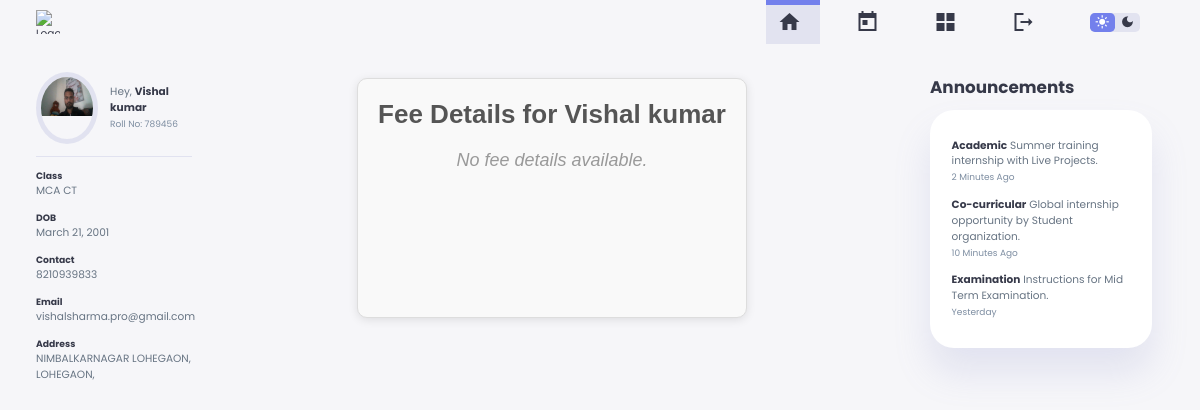
The app's page /student-fee-detail/ (signed in) with its own data.
### app1/models.py (models this page shows, shortened)
class Student(models.Model):
    user = models.OneToOneField(User, on_delete=models.CASCADE, related_name="student_profile")
    name = models.CharField(max_length=255)
    email = models.EmailField(max_length=255)
    phone_number = models.CharField(max_length=15)
    student_class = models.CharField(max_length=100)
    image = models.ImageField(upload_to='students/')
    authorized = models.BooleanField(default=False)
    roll_no = models.CharField(max_length=20)
    address = models.TextField()
    date_of_birth = models.DateField()
    joining_date = models.DateField()
    mother_name = models.CharField(max_length=255)
    father_name = models.CharField(max_length=255)

### app1/views.py (the view)
# urls.py: path('student-fee-detail/', views.student_fee_detail, name='student_fee_detail'),
@login_required
def student_fee_detail(request):
    student = get_object_or_404(Student, user=request.user)
    fee_details = Fee.objects.filter(student=student).order_by('-due_date')
    context = {
        'student': student,
        'fee_details': fee_details,
    }
    return render(request, 'student/student_fee_detail.html', context)

### templates/student/student_fee_detail.html (shortened to what this page needs)
{% load static %}
<!DOCTYPE html>
<html lang="en">
<head>
    <link rel="stylesheet" href="{% static 'style.css' %}">
</head>
<body>
    <header>
        <div class="logo" title="University Management System">
            <img src="https://apycoder.com/wp-content/uploads/2024/02/WhatsApp-Image-2024-02-10-at-2.31.50-PM-1.jpeg" alt="Logo">
        </div>
        <div class="navbar">
            <a href="{% url 'student_dashboard' %}" class="active">
                <span class="material-icons-sharp">home</span>
            </a>
            <a href="{%url 'student_attendance'%}" onclick="timeTableAll()">
                <span class="material-icons-sharp">today</span>
            </a>
            <a href="{% url 'student_fee_detail' %}">
                <span class="material-icons-sharp">grid_view</span>
            </a>
            <a href="{% url 'logout' %}">
                <span class="material-icons-sharp">logout</span>
            </a>
        </div>
        <div class="theme-toggler">
            <span class="material-icons-sharp active">light_mode</span>
            <span class="material-icons-sharp">dark_mode</span>
        </div>
    </header>
    <div class="container">
        <aside>
            <div class="profile">
                <div class="top">
                    <div class="profile-photo">
                        {% if student.image %}
                            <img src="{{ student.image.url }}" alt="Profile Photo">
                        {% else %}
                            <img src="{% static 'images/default_profile.jpg' %}" alt="Default Profile Photo">
                        {% endif %}
                    </div>
                    <div class="info">
                        <p>Hey, <b>{{ student.name }}</b></p>
                        <small class="text-muted">Roll No: {{ student.roll_no }}</small>
                    </div>
                </div>
                <div class="about">
                    <h5>Class</h5>
                    <p>{{ student.student_class }}</p>
                    <h5>DOB</h5>
                    <p>{{ student.date_of_birth }}</p>
                    <h5>Contact</h5>
                    <p>{{ student.phone_number }}</p>
                    <h5>Email</h5>
                    <p>{{ student.email }}</p>
                    <h5>Address</h5>
                    <p>{{ student.address }}</p>
                </div>
            </div>
        </aside>
        <div class="fee-container">
            <h1>Fee Details for {{ student.name }}</h1>
            <ul class="fee-list">
                {% for fee in fee_details %}
                    <li class="fee-record">
                        <p><strong>Total Fee:</strong> ₹{{ fee.total_fee }}</p>
                        <p><strong>Due Date:</strong> {{ fee.due_date }}</p>
                        <p><strong>Balance:</strong> ₹{{ fee.balance }}</p>
                        <span class="fee-status {% if not fee.paid %}unpaid{% endif %}">
                            {% if fee.paid %}Paid{% else %}Unpaid{% endif %}
                        </span>
                    </li>
                {% empty %}
                    <li class="no-fee-record">
                        <p>No fee details available.</p>
                    </li>
                {% endfor %}
            </ul>
        </div>
        <div class="right">
            <div class="announcements">
                <h2>Announcements</h2>
                <div class="updates">
                    <div class="message">
                        <p><b>Academic</b> Summer training internship with Live Projects.</p>
                        <small class="text-muted">2 Minutes Ago</small>
                    </div>
                    <div class="message">
                        <p><b>Co-curricular</b> Global internship opportunity by Student organization.</p>
                        <small class="text-muted">10 Minutes Ago</small>
                    </div>
                    <div class="message">
                        <p><b>Examination</b> Instructions for Mid Term Examination.</p>
                        <small class="text-muted">Yesterday</small>
                    </div>
                </div>
            </div>
        </div>
    </div>
</body>
</html>

### static/style.css (style rules this page uses)
:root { --color-primary: #7380ec; --color-danger: #ff7782; --color-success: #41f1b6; --color-warning: #ffbb55; --color-white: #fff; --color-info: #7d8da1; --color-dark: #363949; --color-light: rgba(132, 139, 200, 0.18); --color-dark-varient: #677483; --color-background: #f6f6f9; --card-border-radius: 2rem; --border-radius-1: 0.4rem; --border-radius-2: 1.2rem; --card-padding: 1.8rem; --box-shadow: 0 2rem 3rem var(--color-light) }
* { margin:0; padding: 0; text-decoration: none; list-style: none; box-sizing: border-box; }
html { font-size: 14px; scroll-behavior: smooth; }
body { font-family: 'Poppins', sans-serif; font-size: .88rem; background: var(--color-background); user-select: none; overflow-x: hidden; color: var(--color-dark); }
* { color: var(--color-dark); }
img { display: block; width: 100%; }
h1 { font-weight: 800; font-size: 1.8rem; }
h2 { font-size: 1.4rem; }
h5 { font-size: .77rem; }
small { font-size: .75rem; }
.text-muted { color: var(--color-info); }
p { color: var(--color-dark-varient); }
b { color: var(--color-dark); }
.container { position: relative; display: grid; width: 93%; margin: 0 3rem; gap: 1.8rem; grid-template-columns: 14rem auto 23rem; padding-top: 4rem; }
header { position: fixed; width: 100vw; z-index: 1000; background-color: var(--color-background); }
header .logo { display: flex; gap: .8rem; margin-right: auto; }
header .logo img { width: 2rem; height: 2rem; }
header, header .navbar { display: flex; align-items: center; justify-content: flex-end; padding: 0 3rem; color: var(--color-info); }
header .navbar a { display: flex; margin-left: 2rem; gap: 1rem; align-items: center; justify-content: space-between; position: relative; height: 3.7rem; transition: all 300ms ease; padding: 0 2rem; }
header .navbar a.active { background: var(--color-light); color: var(--color-primary); }
header .navbar a.active::before { content: ""; background-color: var(--color-primary); position: absolute; height: 5px; width: 100%; left: 0;top: 0; }
header .theme-toggler { background: var(--color-light); display: flex; justify-content: space-between; align-items: center; height: 1.6rem; width: 4.2rem; cursor: pointer; border-radius: var(--border-radius-1); margin-right: 2rem; }
header .theme-toggler span { font-size: 1.2rem; width: 50%; height: 100%; display: flex; align-items: center; justify-content: center; }
header .theme-toggler span.active { background-color: var(--color-primary); color: white; border-radius: var(--border-radius-1); }
aside .profile { margin-top: 2rem; width: 13rem; position: fixed; }
aside .profile .top { display: flex; align-items: center; gap: 1rem; border-bottom: 1px solid var(--color-light); padding-bottom: 1rem; }
aside .profile .top .profile-photo { width: 6rem; height: 6rem; border-radius: 50%; overflow: hidden; border: 5px solid var(--color-light); transition: all 400ms ease; }
aside .profile .about p { padding-bottom: 1rem; }
aside .profile .about { margin-top: 1rem; }
.right { margin-top: 2.2rem;padding-left: 1.5rem; }
.right .announcements h2 { margin-bottom: .8rem; }
.right .announcements .updates { background-color: var(--color-white); padding: var(--card-padding); border-radius: var(--card-border-radius); box-shadow: var(--box-shadow); transition: all 300ms ease; }
.right .announcements .updates .message { gap: 1rem; line-height: 1.5; padding: .5rem 0; }
@media screen and (max-width: 1200px) { html { font-size: 12px; } }
@media screen and (max-width: 1200px) { .container { grid-template-columns: 13rem auto 20rem; } }
@media screen and (max-width: 1200px) { header { position: fixed; } }
@media screen and (max-width: 1200px) { .container { padding-top: 4rem; } }
@media screen and (max-width: 1200px) { header .navbar a { width: 4.5rem; padding: 0 1rem; } }
.fee-container { font-family: 'Arial', sans-serif; background-color: #f9f9f9; color: #333; border: 1px solid #ddd; border-radius: 10px; box-shadow: 0 2px 10px rgba(0, 0, 0, 0.1); padding: 20px; max-width: 800px; margin: 30px auto; }
.fee-container h1 { font-size: 26px; font-weight: bold; color: #555; text-align: center; margin-bottom: 20px; }
.fee-list { list-style: none; margin: 0; padding: 0; }
.fee-list .no-fee-record p { text-align: center; font-size: 18px; color: #999; font-style: italic; }

### records on screen
Student: image (picture), name "Vishal kumar", roll_no "789456", student_class "MCA CT", date_of_birth "March 21, 2001", phone_number "8210939833", email "vishalsharma.pro@gmail.com", address "NIMBALKARNAGAR LOHEGAON, LOHEGAON,"
